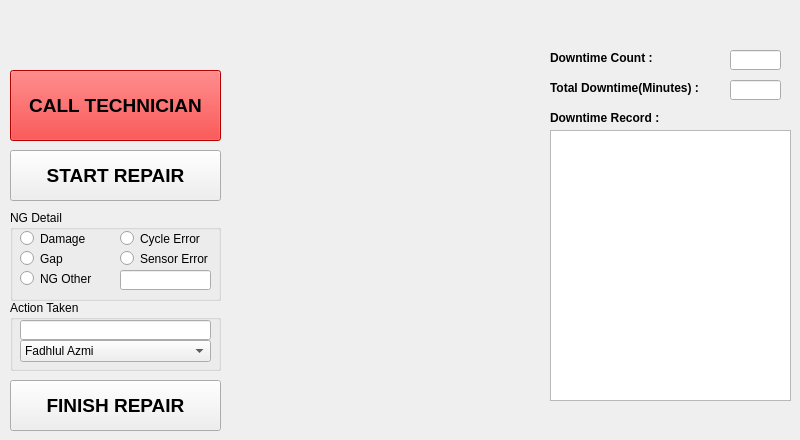
    <widget class="QWidget" name="tab_8">
     <attribute name="title">
      <string>Wire Clamp 02</string>
     </attribute>
     <widget class="QLabel" name="label_40">
      <property name="geometry">
       <rect>
        <x>550</x>
        <y>50</y>
        <width>111</width>
        <height>16</height>
       </rect>
      </property>
      <property name="font">
       <font>
        <weight>75</weight>
        <bold>true</bold>
       </font>
      </property>
      <property name="text">
       <string>Downtime Count :</string>
      </property>
     </widget>
     <widget class="QPushButton" name="pushButton_22">
      <property name="geometry">
       <rect>
        <x>10</x>
        <y>70</y>
        <width>211</width>
        <height>71</height>
       </rect>
      </property>
      <property name="font">
       <font>
        <pointsize>14</pointsize>
        <weight>75</weight>
        <bold>true</bold>
       </font>
      </property>
      <property name="styleSheet">
       <string notr="true">background-color: rgb(255, 0, 0);</string>
      </property>
      <property name="text">
       <string>CALL TECHNICIAN</string>
      </property>
     </widget>
     <widget class="QGroupBox" name="groupBox_15">
      <property name="geometry">
       <rect>
        <x>10</x>
        <y>210</y>
        <width>211</width>
        <height>91</height>
       </rect>
      </property>
      <property name="title">
       <string>NG Detail</string>
      </property>
      <widget class="QRadioButton" name="radioButton_46">
       <property name="geometry">
        <rect>
         <x>10</x>
         <y>20</y>
         <width>82</width>
         <height>17</height>
        </rect>
       </property>
       <property name="text">
        <string>Damage</string>
       </property>
      </widget>
      <widget class="QRadioButton" name="radioButton_47">
       <property name="geometry">
        <rect>
         <x>10</x>
         <y>40</y>
         <width>82</width>
         <height>17</height>
        </rect>
       </property>
       <property name="text">
        <string>Gap</string>
       </property>
      </widget>
      <widget class="QRadioButton" name="radioButton_48">
       <property name="geometry">
        <rect>
         <x>10</x>
         <y>60</y>
         <width>82</width>
         <height>17</height>
        </rect>
       </property>
       <property name="text">
        <string>NG Other</string>
       </property>
      </widget>
      <widget class="QRadioButton" name="radioButton_49">
       <property name="geometry">
        <rect>
         <x>110</x>
         <y>20</y>
         <width>82</width>
         <height>17</height>
        </rect>
       </property>
       <property name="text">
        <string>Cycle Error</string>
       </property>
      </widget>
      <widget class="QRadioButton" name="radioButton_50">
       <property name="geometry">
        <rect>
         <x>110</x>
         <y>40</y>
         <width>91</width>
         <height>17</height>
        </rect>
       </property>
       <property name="text">
        <string>Sensor Error</string>
       </property>
      </widget>
      <widget class="QLineEdit" name="lineEdit_32">
       <property name="geometry">
        <rect>
         <x>110</x>
         <y>60</y>
         <width>91</width>
         <height>20</height>
        </rect>
       </property>
      </widget>
     </widget>
     <widget class="QLabel" name="label_14">
      <property name="geometry">
       <rect>
        <x>-50</x>
        <y>-60</y>
        <width>271</width>
        <height>191</height>
       </rect>
      </property>
      <property name="styleSheet">
       <string notr="true">image: url(:/newPrefix/Logo siix.png);</string>
      </property>
      <property name="text">
       <string/>
      </property>
     </widget>
     <widget class="QPushButton" name="pushButton_23">
      <property name="geometry">
       <rect>
        <x>10</x>
        <y>150</y>
        <width>211</width>
        <height>51</height>
       </rect>
      </property>
      <property name="font">
       <font>
        <pointsize>14</pointsize>
        <weight>75</weight>
        <bold>true</bold>
       </font>
      </property>
      <property name="styleSheet">
       <string notr="true"/>
      </property>
      <property name="text">
       <string>START REPAIR</string>
      </property>
     </widget>
     <widget class="QGroupBox" name="groupBox_16">
      <property name="geometry">
       <rect>
        <x>10</x>
        <y>300</y>
        <width>211</width>
        <height>71</height>
       </rect>
      </property>
      <property name="title">
       <string>Action Taken</string>
      </property>
      <widget class="QLineEdit" name="lineEdit_33">
       <property name="geometry">
        <rect>
         <x>10</x>
         <y>20</y>
         <width>191</width>
         <height>20</height>
        </rect>
       </property>
      </widget>
      <widget class="QComboBox" name="comboBox_9">
       <property name="geometry">
        <rect>
         <x>10</x>
         <y>40</y>
         <width>191</width>
         <height>22</height>
        </rect>
       </property>
       <item>
        <property name="text">
         <string>Fadhlul Azmi</string>
        </property>
       </item>
       <item>
        <property name="text">
         <string>Gusti Amasta</string>
        </property>
       </item>
       <item>
        <property name="text">
         <string>Eko Prasetyo</string>
        </property>
       </item>
       <item>
        <property name="text">
         <string>Dwi Anggara Putra</string>
        </property>
       </item>
       <item>
        <property name="text">
         <string>Agil Bayu Trisna</string>
        </property>
       </item>
       <item>
        <property name="text">
         <string>Andrey Karona Sitepu</string>
        </property>
       </item>
      </widget>
     </widget>
     <widget class="QPushButton" name="pushButton_24">
      <property name="geometry">
       <rect>
        <x>10</x>
        <y>380</y>
        <width>211</width>
        <height>51</height>
       </rect>
      </property>
      <property name="font">
       <font>
        <pointsize>14</pointsize>
        <weight>75</weight>
        <bold>true</bold>
       </font>
      </property>
      <property name="text">
       <string>FINISH REPAIR</string>
      </property>
     </widget>
     <widget class="QTableWidget" name="tableWidget_8">
      <property name="geometry">
       <rect>
        <x>550</x>
        <y>130</y>
        <width>241</width>
        <height>271</height>
       </rect>
      </property>
     </widget>
     <widget class="QLabel" name="label_41">
      <property name="geometry">
       <rect>
        <x>550</x>
        <y>80</y>
        <width>151</width>
        <height>16</height>
       </rect>
      </property>
      <property name="font">
       <font>
        <weight>75</weight>
        <bold>true</bold>
       </font>
      </property>
      <property name="text">
       <string>Total Downtime(Minutes) :</string>
      </property>
     </widget>
     <widget class="QLineEdit" name="lineEdit_34">
      <property name="geometry">
       <rect>
        <x>730</x>
        <y>50</y>
        <width>51</width>
        <height>20</height>
       </rect>
      </property>
     </widget>
     <widget class="QLineEdit" name="lineEdit_35">
      <property name="geometry">
       <rect>
        <x>730</x>
        <y>80</y>
        <width>51</width>
        <height>20</height>
       </rect>
      </property>
     </widget>
     <widget class="QLabel" name="label_42">
      <property name="geometry">
       <rect>
        <x>550</x>
        <y>110</y>
        <width>111</width>
        <height>16</height>
       </rect>
      </property>
      <property name="font">
       <font>
        <weight>75</weight>
        <bold>true</bold>
       </font>
      </property>
      <property name="text">
       <string>Downtime Record :</string>
      </property>
     </widget>
     <zorder>label_14</zorder>
     <zorder>label_40</zorder>
     <zorder>pushButton_22</zorder>
     <zorder>groupBox_15</zorder>
     <zorder>pushButton_23</zorder>
     <zorder>groupBox_16</zorder>
     <zorder>pushButton_24</zorder>
     <zorder>tableWidget_8</zorder>
     <zorder>label_41</zorder>
     <zorder>lineEdit_34</zorder>
     <zorder>lineEdit_35</zorder>
     <zorder>label_42</zorder>
    </widget>
